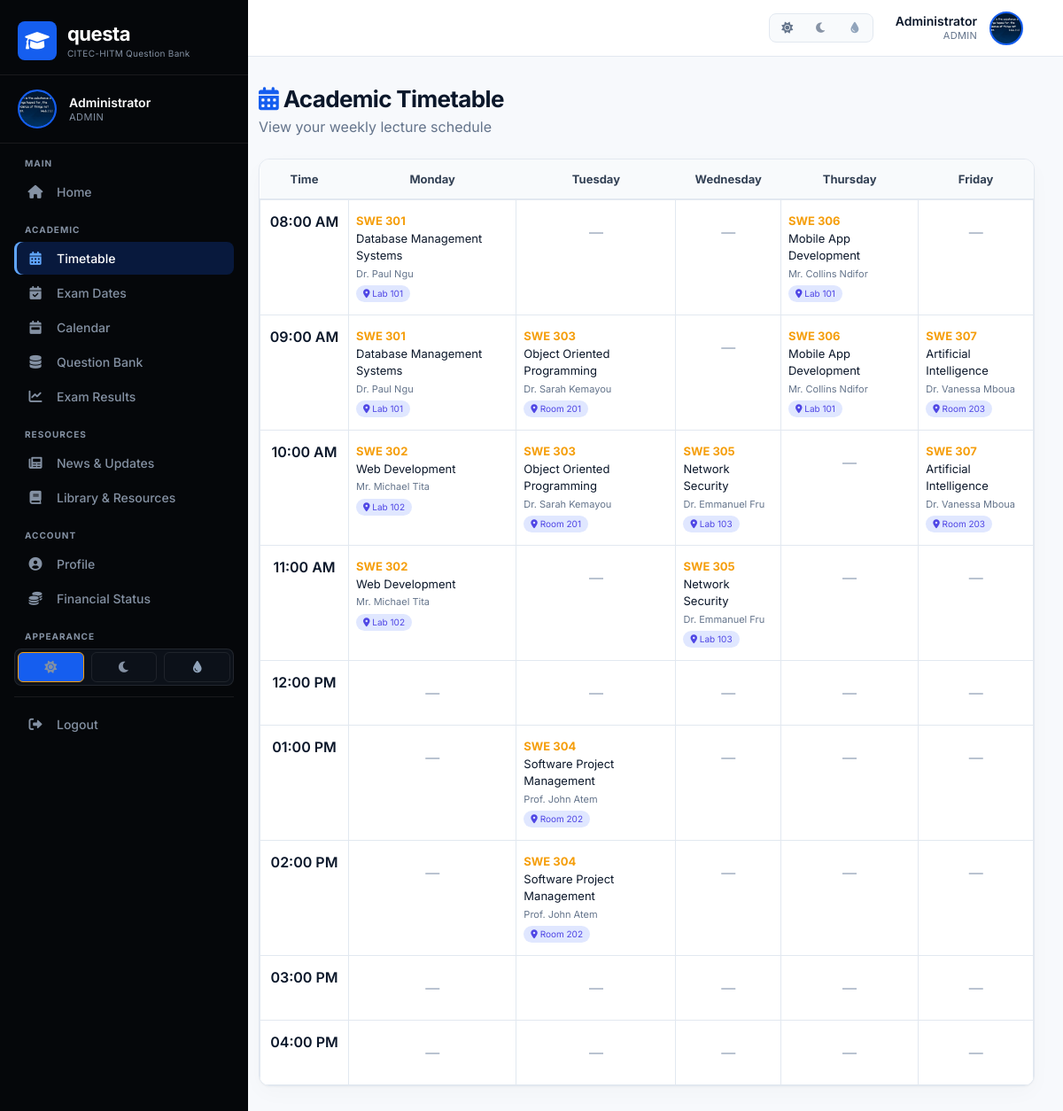
/timetable.php (signed in), run on the app's committed database.
### tables this page shows
CREATE TABLE `users` (
  `id` int(11) NOT NULL,
  `name` varchar(100) NOT NULL,
  `email` varchar(100) NOT NULL,
  `password` varchar(255) NOT NULL,
  `role` enum('admin','lecturer','student') DEFAULT 'student',
  `matricule` varchar(50) DEFAULT NULL,
  `department_id` int(11) DEFAULT NULL,
  `avatar` varchar(255) DEFAULT NULL,
  `created_at` datetime DEFAULT current_timestamp()
);

CREATE TABLE `timetable` (
  `id` int(11) NOT NULL,
  `department_id` int(11) NOT NULL,
  `course_name` varchar(200) NOT NULL,
  `course_code` varchar(20) DEFAULT NULL,
  `day_of_week` varchar(15) NOT NULL,
  `start_time` time NOT NULL,
  `end_time` time NOT NULL,
  `lecturer` varchar(100) DEFAULT NULL,
  `venue` varchar(100) DEFAULT NULL,
  `created_at` timestamp NOT NULL DEFAULT current_timestamp()
);

### includes/config.php (called while the page is built, shortened)
<?php
function getCurrentUser($pdo) {
    try {
        $stmt = $pdo->prepare("SELECT * FROM users WHERE id = ?");
        $stmt->execute([$_SESSION['user_id']]);
        return $stmt->fetch();
    } catch (PDOException $e) {
        return null;
    }
}

### timetable.php (the view, shortened to what this page needs)
<?php
require_once 'includes/config.php';
$currentUser = getCurrentUser($pdo);
$userDeptId = $currentUser['department_id'] ?? 0;
$stmt = $pdo->prepare("
    SELECT * FROM timetable
    WHERE department_id = ?
    ORDER BY FIELD(day_of_week, 'Monday', 'Tuesday', 'Wednesday', 'Thursday', 'Friday'), start_time
");
$stmt->execute([$userDeptId]);
$timetable = $stmt->fetchAll();
$grouped = [
    'Monday' => [],
    'Tuesday' => [],
    'Wednesday' => [],
    'Thursday' => [],
    'Friday' => []
];
foreach ($timetable as $row) {
    $day = $row['day_of_week'];
    if (isset($grouped[$day])) {
        $grouped[$day][] = $row;
    }
}
include 'includes/header.php';
include 'includes/sidebar.php';
?>
<div class="main-content">
    <div class="page-header">
        <h1><i class="fas fa-calendar-alt" style="color: #f59e0b;"></i> Academic Timetable</h1>
        <p>View your weekly lecture schedule</p>
    </div>
    <?php if (count($timetable) == 0): ?>
        <div class="empty-state">
            <i class="fas fa-calendar-times"></i>
            <h3>No Timetable Available</h3>
            <p>Your department timetable has not been uploaded yet.</p>
            <p style="font-size: 13px; color: var(--text-muted);">Please check back later or contact your HOD.</p>
        </div>
    <?php else: ?>
        <div class="desktop-timetable">
            <table class="timetable-table">
                <thead>
                    <tr>
                        <th width="100">Time</th>
                        <th>Monday</th>
                        <th>Tuesday</th>
                        <th>Wednesday</th>
                        <th>Thursday</th>
                        <th>Friday</th>
                    </tr>
                </thead>
                <tbody>
                    <?php
                    $timeSlots = ['08:00:00', '09:00:00', '10:00:00', '11:00:00', '12:00:00', '13:00:00', '14:00:00', '15:00:00', '16:00:00'];
                    function getCourseAtTime($dayCourses, $time) {
                        foreach ($dayCourses as $course) {
                            if ($course['start_time'] <= $time && $course['end_time'] > $time) {
                                return $course;
                            }
                        }
                        return null;
                    }
                    foreach ($timeSlots as $slot):
                        $timeDisplay = date('h:i A', strtotime($slot));
                    ?>
                    <tr>
                        <td class="time-slot"><?php echo $timeDisplay; ?></td>
                        <?php foreach (['Monday', 'Tuesday', 'Wednesday', 'Thursday', 'Friday'] as $day): ?>
                            <td class="course-cell">
                                <?php $course = getCourseAtTime($grouped[$day], $slot); ?>
                                <?php if ($course): ?>
                                    <div class="course-info">
                                        <strong><?php echo htmlspecialchars($course['course_code']); ?></strong><br>
                                        <?php echo htmlspecialchars($course['course_name']); ?><br>
                                        <small><?php echo htmlspecialchars($course['lecturer']); ?></small><br>
                                        <span class="venue"><i class="fas fa-location-dot"></i> <?php echo htmlspecialchars($course['venue']); ?></span>
                                    </div>
                                <?php else: ?>
                                    <div class="empty-slot">—</div>
                                <?php endif; ?>
                            </td>
                        <?php endforeach; ?>
                    </tr>
                    <?php endforeach; ?>
                </tbody>
            </table>
        </div>
    <?php endif; ?>
</div>
<?php include 'includes/footer.php'; ?>

### includes/header.php (shortened to what this page needs)
<?php
$currentUser = getCurrentUser($pdo);
$isNestedArea = strpos($_SERVER['PHP_SELF'] ?? '', '/lecturer/') !== false;
$basePath = $isNestedArea ? '../' : '';
?>
<!DOCTYPE html>
<html lang="en">
<head>
    <link rel="stylesheet" href="https://cdnjs.cloudflare.com/ajax/libs/font-awesome/6.0.0-beta3/css/all.min.css">
    <link rel="stylesheet" href="<?php echo $basePath; ?>assets/css/styles.css">
    <link rel="stylesheet" href="<?php echo $basePath; ?>assets/css/professional.css">
</head>
<body>
<div class="top-header">
    <div class="top-header-left">
        <div class="top-header-title">
            Questa <span>CITEC-HITM</span>
        </div>
    </div>
    <div class="top-header-right">
        <div class="header-theme-switcher">
            <button class="header-theme-btn" data-theme="light" onclick="setTheme('light')" title="Light theme" aria-label="Use light theme"><i class="fas fa-sun"></i></button>
            <button class="header-theme-btn" data-theme="dark" onclick="setTheme('dark')" title="Dark theme" aria-label="Use dark theme"><i class="fas fa-moon"></i></button>
            <button class="header-theme-btn" data-theme="navy" onclick="setTheme('navy')" title="Navy theme" aria-label="Use navy theme"><i class="fas fa-droplet"></i></button>
        </div>
        <a href="<?php echo $basePath; ?>profile.php" class="header-user">
            <div class="header-user-info">
                <div class="header-user-name" id="headerUserName">
                    <?php echo htmlspecialchars($currentUser['name'] ?? 'User'); ?>
                </div>
                <div class="header-user-role" id="headerUserRole">
                    <?php echo ucfirst($currentUser['role'] ?? 'student'); ?>
                </div>
            </div>
            <div class="header-avatar" id="headerAvatar">
                <?php
                $avatarPath = ltrim($currentUser['avatar'] ?? '', './');
                $avatarFile = __DIR__ . '/../' . $avatarPath;
                if ($avatarPath !== '' && file_exists($avatarFile)) {
                    echo '<img src="' . $basePath . htmlspecialchars($avatarPath) . '" alt="Profile" style="width:100%;height:100%;border-radius:50%;object-fit:cover;">';
                } else {
                    $initials = strtoupper(substr($currentUser['name'] ?? 'U', 0, 1));
                    echo $initials;
                }
                ?>
            </div>
        </a>
    </div>
</div>

### includes/sidebar.php (shortened to what this page needs)
<?php
$currentUser = getCurrentUser($pdo);
$currentPage = basename($_SERVER['PHP_SELF']);
$isNestedArea = strpos($_SERVER['PHP_SELF'] ?? '', '/lecturer/') !== false;
$basePath = $isNestedArea ? '../' : '';
?>
<div class="sidebar" id="sidebar">
    <div class="sidebar-overlay-content">
        <div class="sidebar-header">
            <div class="sidebar-logo">
                <div class="sidebar-logo-icon">
                    <i class="fas fa-graduation-cap"></i>
                </div>
                <div class="sidebar-logo-text">
                    <h2>questa</h2>
                    <p>CITEC-HITM Question Bank</p>
                </div>
            </div>
        </div>
        <div class="sidebar-profile">
            <div class="sidebar-avatar" id="sidebarAvatar">
                <?php
                $avatarPath = ltrim($currentUser['avatar'] ?? '', './');
                $avatarFile = __DIR__ . '/../' . $avatarPath;
                if ($avatarPath !== '' && file_exists($avatarFile)) {
                    echo '<img src="' . $basePath . htmlspecialchars($avatarPath) . '" alt="Profile" style="width:100%;height:100%;border-radius:50%;object-fit:cover;">';
                } else {
                    $initials = strtoupper(substr($currentUser['name'] ?? 'U', 0, 1));
                    echo $initials;
                }
                ?>
            </div>
            <div class="sidebar-profile-info">
                <span class="sidebar-profile-name" id="sidebarProfileName"><?php echo htmlspecialchars($currentUser['name'] ?? 'User'); ?></span>
                <span class="sidebar-profile-role" id="sidebarProfileRole"><?php echo ucfirst($currentUser['role'] ?? 'student'); ?></span>
            </div>
        </div>
        <div class="nav-menu">
            <div class="nav-section">Main</div>
            <a href="dashboard.php" class="nav-item <?php echo $currentPage == 'dashboard.php' ? 'active' : ''; ?>">
                <i class="fas fa-home"></i> Home
            </a>
            <div class="nav-section">Academic</div>
            <a href="<?php echo $basePath; ?>timetable.php" class="nav-item <?php echo $currentPage == 'timetable.php' ? 'active' : ''; ?>">
                <i class="fas fa-calendar-alt"></i> Timetable
            </a>
            <a href="<?php echo $basePath; ?>exam-dates.php" class="nav-item <?php echo $currentPage == 'exam-dates.php' ? 'active' : ''; ?>">
                <i class="fas fa-calendar-check"></i> Exam Dates
            </a>
            <a href="<?php echo $basePath; ?>calendar.php" class="nav-item <?php echo $currentPage == 'calendar.php' ? 'active' : ''; ?>">
                <i class="fas fa-calendar-week"></i> Calendar
            </a>
            <a href="<?php echo $basePath; ?>question-bank.php" class="nav-item <?php echo $currentPage == 'question-bank.php' ? 'active' : ''; ?>">
                <i class="fas fa-database"></i> Question Bank
            </a>
            <a href="<?php echo $basePath; ?>exam-results.php" class="nav-item <?php echo $currentPage == 'exam-results.php' ? 'active' : ''; ?>">
                <i class="fas fa-chart-line"></i> Exam Results
            </a>
            <div class="nav-section">Resources</div>
            <a href="<?php echo $basePath; ?>news.php" class="nav-item <?php echo $currentPage == 'news.php' ? 'active' : ''; ?>">
                <i class="fas fa-newspaper"></i> News &amp; Updates
            </a>
            <a href="<?php echo $basePath; ?>library.php" class="nav-item <?php echo $currentPage == 'library.php' ? 'active' : ''; ?>">
                <i class="fas fa-book"></i> Library &amp; Resources
            </a>
            <div class="nav-section">Account</div>
            <a href="<?php echo $basePath; ?>profile.php" class="nav-item <?php echo $currentPage == 'profile.php' ? 'active' : ''; ?>">
                <i class="fas fa-user-circle"></i> Profile
            </a>
            <a href="<?php echo $basePath; ?>financial-status.php" class="nav-item <?php echo $currentPage == 'financial-status.php' ? 'active' : ''; ?>">
                <i class="fas fa-coins"></i> Financial Status
            </a>
            <div class="nav-section">Appearance</div>
            <div class="theme-switcher">
                <button class="theme-btn active" data-theme="light" onclick="setTheme('light')" title="Light theme" aria-label="Use light theme"><i class="fas fa-sun"></i></button>
                <button class="theme-btn" data-theme="dark" onclick="setTheme('dark')" title="Dark theme" aria-label="Use dark theme"><i class="fas fa-moon"></i></button>
                <button class="theme-btn" data-theme="navy" onclick="setTheme('navy')" title="Navy theme" aria-label="Use navy theme"><i class="fas fa-droplet"></i></button>
            </div>
            <div class="logout-item">
                <a href="<?php echo $basePath; ?>logout.php" class="nav-item logout">
                    <i class="fas fa-sign-out-alt"></i> Logout
                </a>
            </div>
        </div>
    </div>
</div>

### assets/css/styles.css (style rules this page uses)
* { margin: 0; padding: 0; box-sizing: border-box; }
body { font-family: 'Inter', -apple-system, BlinkMacSystemFont, 'Segoe UI', Roboto, sans-serif; background: #f8fafc; min-height: 100vh; display: flex; flex-direction: column; }
:root { --bg-primary: #f8fafc; --bg-secondary: #ffffff; --text-primary: #0f172a; --text-secondary: #475569; --text-muted: #64748b; --border-color: #e2e8f0; --card-shadow: 0 1px 3px rgba(0,0,0,0.05), 0 10px 15px -3px rgba(0,0,0,0.03); --accent: #3b82f6; --accent-hover: #2563eb; --danger: #ef4444; --success: #10b981; --warning: #f59e0b; }
[data-theme="dark"] { --bg-primary: #0f172a; --bg-secondary: #1e293b; --text-primary: #f1f5f9; --text-secondary: #cbd5e1; --text-muted: #94a3b8; --border-color: #334155; --card-shadow: 0 1px 3px rgba(0,0,0,0.3); }
[data-theme="navy"] { --bg-primary: #eef2ff; --bg-secondary: #ffffff; --text-primary: #1e3a8a; --text-secondary: #1e40af; --text-muted: #3b82f6; --border-color: #c7d2fe; --accent: #4f46e5; }
h1 { font-size: 28px; font-weight: 700; color: var(--text-primary); letter-spacing: -0.3px; }
h2 { font-size: 24px; font-weight: 700; color: var(--text-primary); }
p { color: var(--text-secondary); line-height: 1.5; }
.theme-switcher { display: flex; gap: 8px; background: var(--bg-primary); padding: 4px; border-radius: 30px; border: 1px solid var(--border-color); }
.theme-btn { padding: 6px 12px; border: none; border-radius: 30px; cursor: pointer; font-size: 12px; font-weight: 500; background: transparent; color: var(--text-secondary); transition: all 0.2s; }
.theme-btn.active { background: var(--accent); color: white; }
.sidebar { width: 260px; background: #0f172a; position: fixed; left: 0; top: 70px; bottom: 0; overflow-y: auto; transition: transform 0.3s ease; z-index: 90; }
.nav-item { display: flex; align-items: center; gap: 12px; padding: 12px 16px; margin-bottom: 4px; border-radius: 12px; color: #94a3b8; text-decoration: none; font-size: 14px; font-weight: 500; transition: all 0.2s; }
.nav-item i { width: 20px; font-size: 16px; }
.nav-item.active { background: rgba(59,130,246,0.2); color: white; }
.logout-item { margin-top: 40px; border-top: 1px solid #334155; padding-top: 20px; }
.logout-item .nav-item { color: #ef4444; }
.main-content { margin-left: 260px; padding: 32px; min-height: calc(100vh - 70px); background: var(--bg-primary); }

### includes/header.php (style rules this page uses)
.top-header { background: var(--bg-secondary); padding: 12px 32px; display: flex; justify-content: space-between; align-items: center; box-shadow: 0 1px 3px rgba(0, 0, 0, 0.05); position: sticky; top: 0; z-index: 50; border-bottom: 1px solid var(--border-color); height: 64px; }
.top-header-left { display: flex; align-items: center; gap: 16px; }
.top-header-title { font-size: 18px; font-weight: 700; color: var(--text-primary); }
.top-header-title span { color: #f59e0b; }
.top-header-right { display: flex; align-items: center; gap: 20px; }
.header-theme-switcher { display: flex; gap: 4px; background: var(--bg-primary); padding: 4px; border-radius: 30px; border: 1px solid var(--border-color); }
.header-theme-btn { padding: 5px 10px; border: none; border-radius: 30px; cursor: pointer; font-size: 13px; background: transparent; color: var(--text-muted); transition: all 0.2s; }
.header-user { display: flex; align-items: center; gap: 14px; cursor: pointer; padding: 4px 12px 4px 4px; border-radius: 40px; transition: background 0.2s; text-decoration: none; border: 1px solid transparent; }
.header-user-info { text-align: right; line-height: 1.3; }
.header-user-name { font-weight: 600; font-size: 14px; color: var(--text-primary); }
.header-user-role { font-size: 11px; color: var(--text-muted); text-transform: uppercase; letter-spacing: 0.3px; }
.header-avatar { width: 38px; height: 38px; border-radius: 50%; display: flex; align-items: center; justify-content: center; color: white; font-weight: 700; font-size: 16px; background: linear-gradient(135deg, #f59e0b, #d97706); flex-shrink: 0; background-size: cover; background-position: center; border: 2px solid #f59e0b; }

### data on the page
users: name "Administrator", role "ADMIN", avatar (picture)
timetable: course_code "SWE 301", course_name "Database Management Systems", lecturer "Dr. Paul Ngu", venue "Lab 101"
timetable: course_code "SWE 306", course_name "Mobile App Development", lecturer "Mr. Collins Ndifor", venue "Lab 101"
timetable: course_code "SWE 303", course_name "Object Oriented Programming", lecturer "Dr. Sarah Kemayou", venue "Room 201"
timetable: course_code "SWE 307", course_name "Artificial Intelligence", lecturer "Dr. Vanessa Mboua", venue "Room 203"
timetable: course_code "SWE 302", course_name "Web Development", lecturer "Mr. Michael Tita", venue "Lab 102"
timetable: course_code "SWE 305", course_name "Network Security", lecturer "Dr. Emmanuel Fru", venue "Lab 103"
timetable: course_code "SWE 304", course_name "Software Project Management", lecturer "Prof. John Atem", venue "Room 202"

### other printed values
$timeDisplay "08:00 AM"
$timeDisplay "09:00 AM"
$timeDisplay "10:00 AM"
$timeDisplay "11:00 AM"
$timeDisplay "12:00 PM"
$timeDisplay "01:00 PM"
$timeDisplay "02:00 PM"
$timeDisplay "03:00 PM"
$timeDisplay "04:00 PM"
